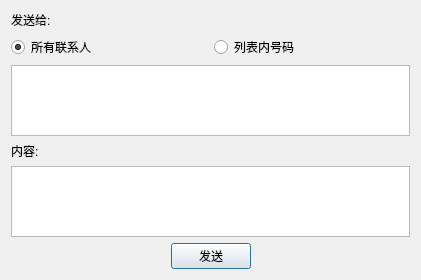
<?xml version="1.0" encoding="UTF-8"?>
<ui version="4.0">
 <class>SendSmsDialog</class>
 <widget class="QDialog" name="SendSmsDialog">
  <property name="geometry">
   <rect>
    <x>0</x>
    <y>0</y>
    <width>421</width>
    <height>280</height>
   </rect>
  </property>
  <property name="windowTitle">
   <string>发送短信</string>
  </property>
  <layout class="QVBoxLayout" name="verticalLayout_2">
   <item>
    <widget class="QLabel" name="label_2">
     <property name="text">
      <string>发送给:</string>
     </property>
    </widget>
   </item>
   <item>
    <layout class="QHBoxLayout" name="horizontalLayout_2">
     <item>
      <widget class="QRadioButton" name="AllContactsRadioButton">
       <property name="text">
        <string>所有联系人</string>
       </property>
       <property name="checked">
        <bool>true</bool>
       </property>
      </widget>
     </item>
     <item>
      <widget class="QRadioButton" name="NumberListRadioButton">
       <property name="text">
        <string>列表内号码</string>
       </property>
      </widget>
     </item>
    </layout>
   </item>
   <item>
    <widget class="QListWidget" name="listWidget">
     <property name="selectionMode">
      <enum>QAbstractItemView::MultiSelection</enum>
     </property>
    </widget>
   </item>
   <item>
    <widget class="QLabel" name="label">
     <property name="text">
      <string>内容:</string>
     </property>
    </widget>
   </item>
   <item>
    <widget class="QTextEdit" name="textEditContent"/>
   </item>
   <item>
    <layout class="QHBoxLayout" name="horizontalLayout">
     <item>
      <spacer name="horizontalSpacer">
       <property name="orientation">
        <enum>Qt::Horizontal</enum>
       </property>
       <property name="sizeHint" stdset="0">
        <size>
         <width>40</width>
         <height>20</height>
        </size>
       </property>
      </spacer>
     </item>
     <item>
      <widget class="QPushButton" name="pushButton">
       <property name="text">
        <string>发送</string>
       </property>
      </widget>
     </item>
     <item>
      <spacer name="horizontalSpacer_2">
       <property name="orientation">
        <enum>Qt::Horizontal</enum>
       </property>
       <property name="sizeHint" stdset="0">
        <size>
         <width>40</width>
         <height>20</height>
        </size>
       </property>
      </spacer>
     </item>
    </layout>
   </item>
  </layout>
 </widget>
 <tabstops>
  <tabstop>textEditContent</tabstop>
  <tabstop>AllContactsRadioButton</tabstop>
  <tabstop>NumberListRadioButton</tabstop>
  <tabstop>pushButton</tabstop>
  <tabstop>listWidget</tabstop>
 </tabstops>
 <resources/>
 <connections>
  <connection>
   <sender>AllContactsRadioButton</sender>
   <signal>clicked(bool)</signal>
   <receiver>listWidget</receiver>
   <slot>setDisabled(bool)</slot>
   <hints>
    <hint type="sourcelabel">
     <x>62</x>
     <y>34</y>
    </hint>
    <hint type="destinationlabel">
     <x>70</x>
     <y>66</y>
    </hint>
   </hints>
  </connection>
  <connection>
   <sender>NumberListRadioButton</sender>
   <signal>clicked(bool)</signal>
   <receiver>listWidget</receiver>
   <slot>setEnabled(bool)</slot>
   <hints>
    <hint type="sourcelabel">
     <x>257</x>
     <y>37</y>
    </hint>
    <hint type="destinationlabel">
     <x>257</x>
     <y>59</y>
    </hint>
   </hints>
  </connection>
 </connections>
</ui>
